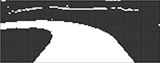
%> input picture ScrrenshotTransPig/160/入环.png, 160 x 63 px
$ octave demo3.m   (GNU Octave 9; MATLAB toolbox functions it lacks are replaced by stand-ins)
%> lines starting %> are read from the running program, lines starting %| are printed output that depends on the picture; in (x1, y1, x2, y2) boxes, pixels count from 0 and x2, y2 are one past the last pixel; in counts of white or black regions, pixels touching at a corner belong together; the program's own positions count from 1
image=imread('入环.png');
%> image is the input picture: size 63x160x3 uint8; mean R, G, B 119.6, 119.6, 119.6
image2gray=rgb2gray(image);
T = graythresh(image2gray);
%> T = 0.588
M = imbinarize(image2gray,T);%二值化
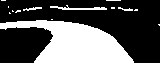
%> M: size 63x160 logical; 34.1% white; 14 white regions (10 under 20 px), largest, box (x1, y1, x2, y2) and area: (0, 20, 134, 63) 3177, (50, 5, 107, 10) 131, (23, 7, 42, 11) 39, (118, 7, 133, 11) 29

% 变量申明
M_left =[] ;  %记录左边线的轨迹
M_right = []; %记录右边线的轨迹
flag =2;
i = 160;
while 1
    if M(63,i)==0&&M(63,i-1)&&M(63,i-2)==1&&M(63,i-3)==1
        M_right(1)=63;
        M_right(2) = i;
        break;
    end
    i=i-1;
end
%> after the loop, M_right = [63 135]; i = 135

i = 1;
while 1
    if M(63,i)==0&&M(63,i+1)==1&&M(63,i+2)==1&&M(63,i+3)==1
        M_left(1) =63;
        M_left(2) = i;
        break;
    end
    i=i+1;
end
%> after the loop, M_left = [63 34]; i = 34


if flag==2
    R_xi=M_right(1);
%> R_xi = 63
    R_yi=M_right(2);
%> R_yi = 135
    L_xi=M_left(1);
%> L_xi = 63
    L_yi=M_left(2);
%> L_yi = 34
    R_flat=1;L_flat=1;     %只有当R_flat和L_flat同时为1时，才继续执行while
    num_l=0  ;
        num_r=0;       %计数初始化
    direction =0;
    directionl =0;
    drop_l=0;
    drop_r=0;
    last_hr=0;
    last_hl=0;
    while R_flat&&L_flat
        while 1
            num_l=num_l+1;

            if L_yi==1||L_yi==160
                L_flat=0;
                break;
            end
            if M(L_xi,L_yi+1)==0&&directionl~=5
                L_yi=L_yi+1;
                M_left(2*num_l+1)=L_xi;M_left(2*num_l+2)=L_yi;
                directionl=1;
                continue;
            end
            if M(L_xi-1,L_yi+1)==0
                L_xi=L_xi-1;L_yi=L_yi+1;
                M_left(2*num_l+1)=L_xi;M_left(2*num_l+2)=L_yi;
                directionl=2;
                break;
            end
            if M(L_xi-1,L_yi)==0
                L_xi=L_xi-1;
                M_left(2*num_l+1)=L_xi;M_left(2*num_l+2)=L_yi;
                directionl=3;
                break;
            end
            if M(L_xi-1,L_yi-1)==0
                L_xi=L_xi-1;L_yi=L_yi-1;
                M_left(2*num_l+1)=L_xi;M_left(2*num_l+2)=L_yi;
                directionl=4;
                break;
            end
            if M(L_xi,L_yi-1)==0
               L_yi=L_yi-1;
               M_left(2*num_l+1)=L_xi;M_left(2*num_l+2)=L_yi;
               directionl=5;
               break;
            end
%> (the run ends here)

$ run again, with ScrrenshotTransPig/160/S弯弯道1.png copied over ScrrenshotTransPig/160/入环.png
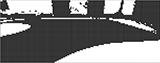
%> input picture ScrrenshotTransPig/160/S弯弯道1.png, 160 x 63 px
%> image is the input picture: size 63x160x3 uint8; mean R, G, B 121.6, 121.6, 121.6
%> T = 0.592
%> `M = imbinarize(image2gray,T);`:
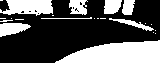
%> M: size 63x160 logical; 34.7% white; 22 white regions (14 under 20 px), largest, box (x1, y1, x2, y2) and area: (55, 40, 160, 63) 1723, (0, 0, 53, 16) 635, (0, 23, 31, 37) 291

$ run again, with ScrrenshotTransPig/160/S弯弯道2.png copied over ScrrenshotTransPig/160/入环.png
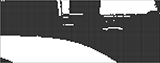
%> input picture ScrrenshotTransPig/160/S弯弯道2.png, 160 x 63 px
%> image is the input picture: size 63x160x3 uint8; mean R, G, B 119.2, 119.2, 119.2
%> T = 0.596
%> `M = imbinarize(image2gray,T);`:
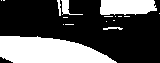
%> M: size 63x160 logical; 33.1% white; 17 white regions (12 under 20 px), largest, box (x1, y1, x2, y2) and area: (0, 36, 117, 63) 2343, (100, 0, 157, 15) 761, (61, 0, 83, 15) 112, (103, 27, 123, 30) 39, (57, 0, 61, 16) 37
%> after the loop `while 1`: M_right = [63 118]; i = 118
%> after the loop `while 1`: M_left = [63 13]; i = 13
%> R_xi = 63
%> R_yi = 118
%> L_xi = 63
%> L_yi = 13
